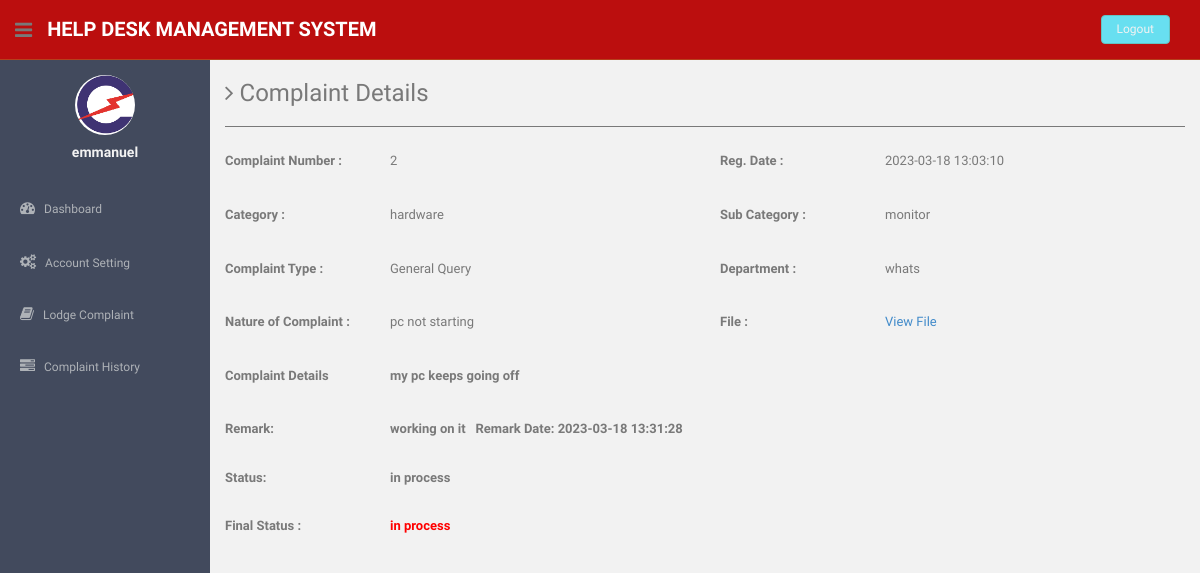
The page /users/complaint-details.php?cid=2 (signed in) on the database its author committed.
### tables this page shows
CREATE TABLE `users` (
  `id` int(11) NOT NULL,
  `fullName` varchar(255) DEFAULT NULL,
  `userEmail` varchar(255) DEFAULT NULL,
  `password` varchar(255) DEFAULT NULL,
  `contactNo` bigint(11) DEFAULT NULL,
  `address` tinytext DEFAULT NULL,
  `State` varchar(255) DEFAULT NULL,
  `country` varchar(255) DEFAULT NULL,
  `pincode` int(6) DEFAULT NULL,
  `userImage` varchar(255) DEFAULT NULL,
  `regDate` timestamp NOT NULL DEFAULT current_timestamp(),
  `updationDate` timestamp NOT NULL DEFAULT '0000-00-00 00:00:00' ON UPDATE current_timestamp(),
  `status` int(1) NOT NULL
);

CREATE TABLE `tblcomplaints` (
  `complaintNumber` int(11) NOT NULL,
  `userId` int(11) NOT NULL,
  `category` int(11) NOT NULL,
  `subcategory` varchar(255) NOT NULL,
  `complaintType` varchar(255) NOT NULL,
  `state` varchar(255) NOT NULL,
  `noc` varchar(255) NOT NULL,
  `complaintDetails` mediumtext NOT NULL,
  `complaintFile` varchar(255) DEFAULT NULL,
  `regDate` timestamp NOT NULL DEFAULT current_timestamp(),
  `status` varchar(50) DEFAULT NULL,
  `lastUpdationDate` timestamp NOT NULL DEFAULT '0000-00-00 00:00:00' ON UPDATE current_timestamp()
);

CREATE TABLE `category` (
  `id` int(11) NOT NULL,
  `categoryName` varchar(255) NOT NULL,
  `categoryDescription` longtext NOT NULL,
  `creationDate` timestamp NOT NULL DEFAULT current_timestamp(),
  `updationDate` varchar(255) NOT NULL
);

CREATE TABLE `complaintremark` (
  `id` int(11) NOT NULL,
  `complaintNumber` int(11) NOT NULL,
  `status` varchar(255) NOT NULL,
  `remark` mediumtext NOT NULL,
  `remarkDate` timestamp NOT NULL DEFAULT current_timestamp()
);

### users/complaint-details.php (the view, shortened to what this page needs)
<?php session_start();
include('includes/config.php');
if(strlen($_SESSION['login'])==0)
  {
header('location:index.php');
}
else{ ?>
<!DOCTYPE html>
<html lang="en">
  <head>
    <link href="assets/css/bootstrap.css" rel="stylesheet">
    <link href="assets/font-awesome/css/font-awesome.css" rel="stylesheet" />
    <link href="assets/css/style.css" rel="stylesheet">
    <link href="assets/css/style-responsive.css" rel="stylesheet">
  </head>
  <body>
  <section id="container" >
<?php include('includes/header.php');?>
<?php include('includes/sidebar.php');?>
      <section id="main-content">
          <section class="wrapper site-min-height">
          	<h3><i class="fa fa-angle-right"></i> Complaint Details</h3>
            <hr />
 <?php $query=mysqli_query($bd, "select tblcomplaints.*,category.categoryName as catname from tblcomplaints join category on category.id=tblcomplaints.category where userId='".$_SESSION['id']."' and complaintNumber='".$_GET['cid']."'");
while($row=mysqli_fetch_array($query))
{?>
          	<div class="row mt">
            <label class="col-sm-2 col-sm-2 control-label"><b>Complaint Number : </b></label>
          		<div class="col-sm-4">
          		<p><?php echo htmlentities($row['complaintNumber']);?></p>
          		</div>
<label class="col-sm-2 col-sm-2 control-label"><b>Reg. Date :</b></label>
              <div class="col-sm-4">
              <p><?php echo htmlentities($row['regDate']);?></p>
              </div>
          	</div>
<div class="row mt">
            <label class="col-sm-2 col-sm-2 control-label"><b>Category :</b></label>
              <div class="col-sm-4">
              <p><?php echo htmlentities($row['catname']);?></p>
              </div>
<label class="col-sm-2 col-sm-2 control-label"><b>Sub Category :</b> </label>
              <div class="col-sm-4">
              <p><?php echo htmlentities($row['subcategory']);?></p>
              </div>
            </div>
  <div class="row mt">
            <label class="col-sm-2 col-sm-2 control-label"><b>Complaint Type :</b></label>
              <div class="col-sm-4">
              <p><?php echo htmlentities($row['complaintType']);?></p>
              </div>
<label class="col-sm-2 col-sm-2 control-label"><b>Department :</b></label>
              <div class="col-sm-4">
              <p><?php echo htmlentities($row['state']);?></p>
              </div>
            </div>
  <div class="row mt">
            <label class="col-sm-2 col-sm-2 control-label"><b>Nature of Complaint :</b></label>
              <div class="col-sm-4">
              <p><?php echo htmlentities($row['noc']);?></p>
              </div>
<label class="col-sm-2 col-sm-2 control-label"><b>File :</b></label>
              <div class="col-sm-4">
              <p><?php $cfile=$row['complaintFile'];
if($cfile=="" || $cfile=="NULL")
{
  echo htmlentities("File NA");
}
else{ ?>
<a href="complaintdocs/<?php echo htmlentities($row['complaintFile']);?>"> View File</a>
<?php } ?>
              </p>
              </div>
            </div>
 <div class="row mt">
            <label class="col-sm-2 col-sm-2 control-label"><b>Complaint Details </label>
              <div class="col-sm-10">
              <p><?php echo htmlentities($row['complaintDetails']);?></p>
              </div>
            </div>
<?php $ret=mysqli_query($bd, "select complaintremark.remark as remark,complaintremark.status as sstatus,complaintremark.remarkDate as rdate from complaintremark join tblcomplaints on tblcomplaints.complaintNumber=complaintremark.complaintNumber where complaintremark.complaintNumber='".$_GET['cid']."'");
while($rw=mysqli_fetch_array($ret))
{
?>
 <div class="row mt">
<label class="col-sm-2 col-sm-2 control-label"><b>Remark:</b></label>
              <div class="col-sm-10">
   <?php echo  htmlentities($rw['remark']); ?>&nbsp;&nbsp; <b>Remark Date: <?php echo  htmlentities($rw['rdate']); ?></b>
              </div>
            </div>
 <div class="row mt">
<label class="col-sm-2 col-sm-2 control-label"><b>Status:</b></label>
              <div class="col-sm-10">
 <?php echo  htmlentities($rw['sstatus']); ?>
              </div>
            </div>
<?php } ?>
 <div class="row mt">
<label class="col-sm-2 col-sm-2 control-label"><b>Final Status :</b></label>
              <div class="col-sm-4">
              <p style="color:red"><?php
if($row['status']=="NULL" || $row['status']=="" )
{
echo "Not Process yet";
} else{
              echo htmlentities($row['status']);
}
              ?></p>
              </div>
            </div>
<?php } ?>
		</section><! --/wrapper -->
      </section>
  </section>
  </body>
</html>
<?php } ?>

### users/includes/sidebar.php (shortened to what this page needs)
<aside>
          <div id="sidebar"  class="nav-collapse ">
              <ul class="sidebar-menu" id="nav-accordion">
              	  <p class="centered"><a href="profile.html"><img src="assets/img/Untitled.png" class="img-circle" width="60"></a></p>
                   <?php $query=mysqli_query($bd, "select fullName from users where userEmail='".$_SESSION['login']."'");
 while($row=mysqli_fetch_array($query))
 {
 ?>
              	  <h5 class="centered"><?php echo htmlentities($row['fullName']);?></h5>
                  <?php } ?>
                  <li class="mt">
                      <a href="dashboard.php">
                          <i class="fa fa-dashboard"></i>
                          <span>Dashboard</span>
                      </a>
                  </li>
                  <li class="sub-menu">
                      <a href="javascript:;" >
                          <i class="fa fa-cogs"></i>
                          <span>Account Setting</span>
                      </a>
                  </li>
                  <li class="sub-menu">
                      <a href="register-complaint.php" >
                          <i class="fa fa-book"></i>
                          <span>Lodge Complaint</span>
                      </a>
                    </li>
                  <li class="sub-menu">
                      <a href="complaint-history.php" >
                          <i class="fa fa-tasks"></i>
                          <span>Complaint History</span>
                      </a>
                  </li>
              </ul>
          </div>
      </aside>

### users/assets/css/style.css (style rules this page uses)
body { color: #797979; background: #f2f2f2; font-family: 'Ruda', sans-serif; padding: 0px !important; margin: 0px !important; font-size:13px; }
ul li { list-style: none; }
a, a:hover, a:focus { text-decoration: none; outline: none; }
#container { width: 100%; height: 100%; }
hr { margin-top: 20px; margin-bottom: 20px; border: 0; border-top: 1px solid #797979; }
.centered { text-align: center; }
.mt { margin-top: 25px; }
#sidebar { width: 210px; height: 100%; position: fixed; background: #424a5d; }
#sidebar h5 { color: #f2f2f2; font-weight: 700; }
#sidebar ul li { position: relative; }
ul.sidebar-menu , ul.sidebar-menu li ul.sub { margin: -2px 0 0; padding: 0; }
ul.sidebar-menu { margin-top: 75px; }
ul.sidebar-menu li { margin-bottom: 5px; margin-left:10px; margin-right:10px; }
ul.sidebar-menu li.sub-menu { line-height: 15px; }
ul.sidebar-menu li a span { display: inline-block; }
ul.sidebar-menu li a { color: #aeb2b7; text-decoration: none; display: block; padding: 15px 0 15px 10px; font-size: 12px; outline: none; -webkit-transition: all 0.3s ease; -moz-transition: all 0.3s ease; -o-transition: all 0.3s ease; -ms-transition: all 0.3s ease; transition: all 0.3s ease; }
ul.sidebar-menu li a i { font-size: 15px; padding-right: 6px; }
#main-content { margin-left: 210px; }
.wrapper { display: inline-block; margin-top: 60px; padding-left: 15px; padding-right: 15px; padding-bottom: 15px; padding-top: 0px; width: 100%; }
label { font-weight: 400; }
.site-min-height { min-height: 900px; }

### rows shown on the page
users: fullName "emmanuel"
tblcomplaints: complaintNumber "2", regDate "2023-03-18 13:03:10", category.categoryName "hardware", subcategory "monitor", complaintType "General Query", state "whats", noc "pc not starting", complaintDetails "my pc keeps going off", status "in process"
complaintremark: remark "working on it", remarkDate "2023-03-18 13:31:28", status "in process"
